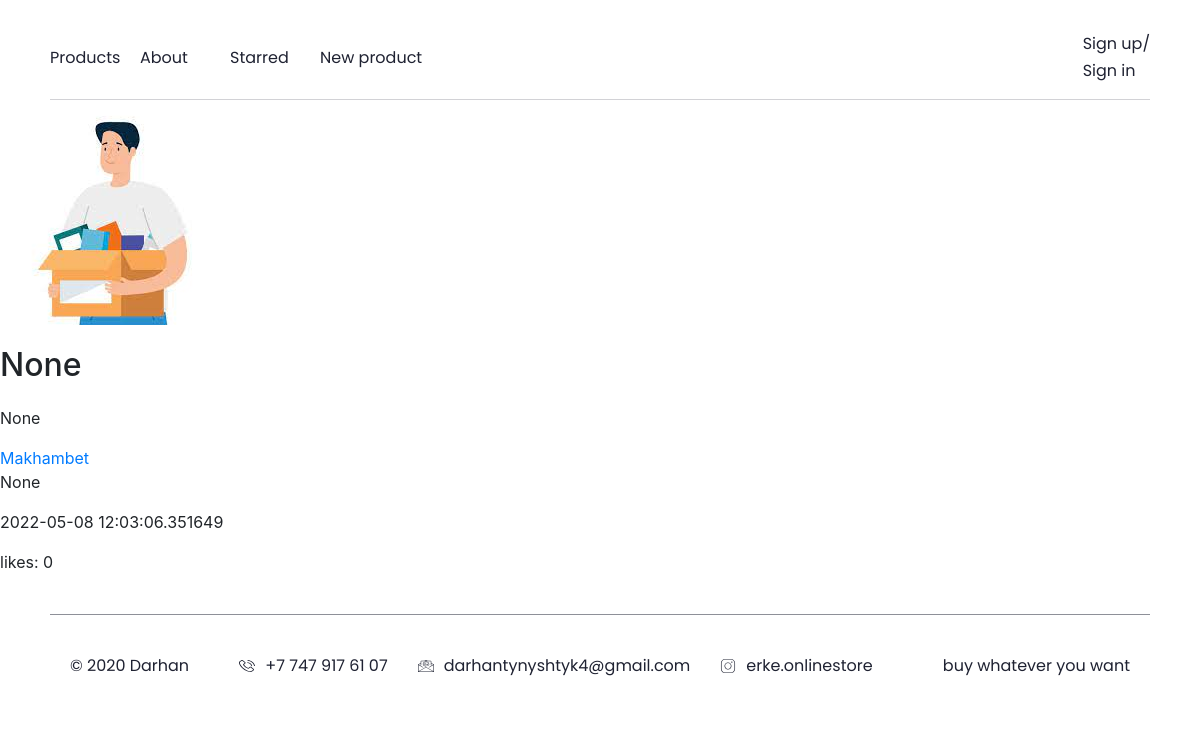
/product/5, run on the app's committed database.
### data/products.py (models this page shows)
class Product(SqlAlchemyBase, UserMixin, SerializerMixin):
    __tablename__ = 'products'
    id = sqlalchemy.Column(sqlalchemy.Integer,
                           primary_key=True, autoincrement=True)
    name = sqlalchemy.Column(sqlalchemy.String, nullable=True)
    about = sqlalchemy.Column(sqlalchemy.String, nullable=True)
    user_id = sqlalchemy.Column(sqlalchemy.Integer, sqlalchemy.ForeignKey('users.id'))
    price = sqlalchemy.Column(sqlalchemy.Integer)
    avatar_name = sqlalchemy.Column(sqlalchemy.String, default=None)
    date = sqlalchemy.Column(sqlalchemy.DateTime, default=datetime.datetime.now)
    likes = sqlalchemy.Column(sqlalchemy.Integer, default=0)
    is_private = sqlalchemy.Column(sqlalchemy.Boolean, default=False)
    starred = sqlalchemy.Column(sqlalchemy.String, default='')
    user = orm.relation("User")
    categories = orm.relation("Category",
                              secondary="association",
                              backref="products")

### data/users.py (models this page shows, shortened)
class User(SqlAlchemyBase, UserMixin, SerializerMixin):
    __tablename__ = 'users'
    id = sqlalchemy.Column(sqlalchemy.Integer,
                           primary_key=True, autoincrement=True)
    name = sqlalchemy.Column(sqlalchemy.String, nullable=True)
    about = sqlalchemy.Column(sqlalchemy.String, nullable=True)
    email = sqlalchemy.Column(sqlalchemy.String,
                              index=True, unique=True, nullable=True)
    hashed_password = sqlalchemy.Column(sqlalchemy.String, nullable=True)
    avatar_name = sqlalchemy.Column(sqlalchemy.String, default=None)
    created_date = sqlalchemy.Column(sqlalchemy.DateTime,
                                     default=datetime.datetime.now)
    starred = sqlalchemy.Column(sqlalchemy.String, default='')
    products = orm.relation("Product", back_populates='user')

### main.py (the view)
@app.route('/product/<int:product_id>', methods=['POST', 'GET'])
def get_product(product_id):  # Вывод информации о продукте
    session = db_session.create_session()
    product = session.query(Product).get(product_id)
    return render_template('product.html', current_user=current_user, product=product)

### data/db_session.py (called while the page is built)
def create_session() -> Session:
    global __factory
    return __factory()

### templates/product.html (shortened to what this page needs)
{% extends "base.html" %}
{% block content %}
<img {% if product.avatar_name != None %} src="/static/images/products/{{ product.id }}/{{ product.avatar_name }}"
     {% else %}
     {% endif %}>
<h1>{{ product.name }}</h1>
<p>{{ product.about }}</p>
<a href="/user/{{ product.user.id }}">{{ product.user.name }}</a>
<p>{{ product.price }}</p>
<p>{{ product.date }}</p>
<p>likes: {{ product.likes }}</p>
{% endblock %}

### static/blocks/main-page/main-page.css (style rules this page uses)
html { -webkit-tap-highlight-color: rgba(0,0,0,0); -webkit-tap-highlight-color: transparent; -webkit-touch-callout: text; -webkit-user-select: text; -khtml-user-select: text; -moz-user-select: text; -ms-user-select: text; user-select: text; }
a { text-decoration: none; }

### static/blocks/base/base.css (style rules this page uses)
html { -webkit-tap-highlight-color: rgba(0, 0, 0, 0); -webkit-tap-highlight-color: transparent; -webkit-touch-callout: text; -webkit-user-select: text; -khtml-user-select: text; -moz-user-select: text; -ms-user-select: text; user-select: text; }
a { text-decoration: none; }

### data on the page
Product: name "None", about "None", price "None", date "2022-05-08 12:03:06.351649", likes "0"
User: user.name "Makhambet"
